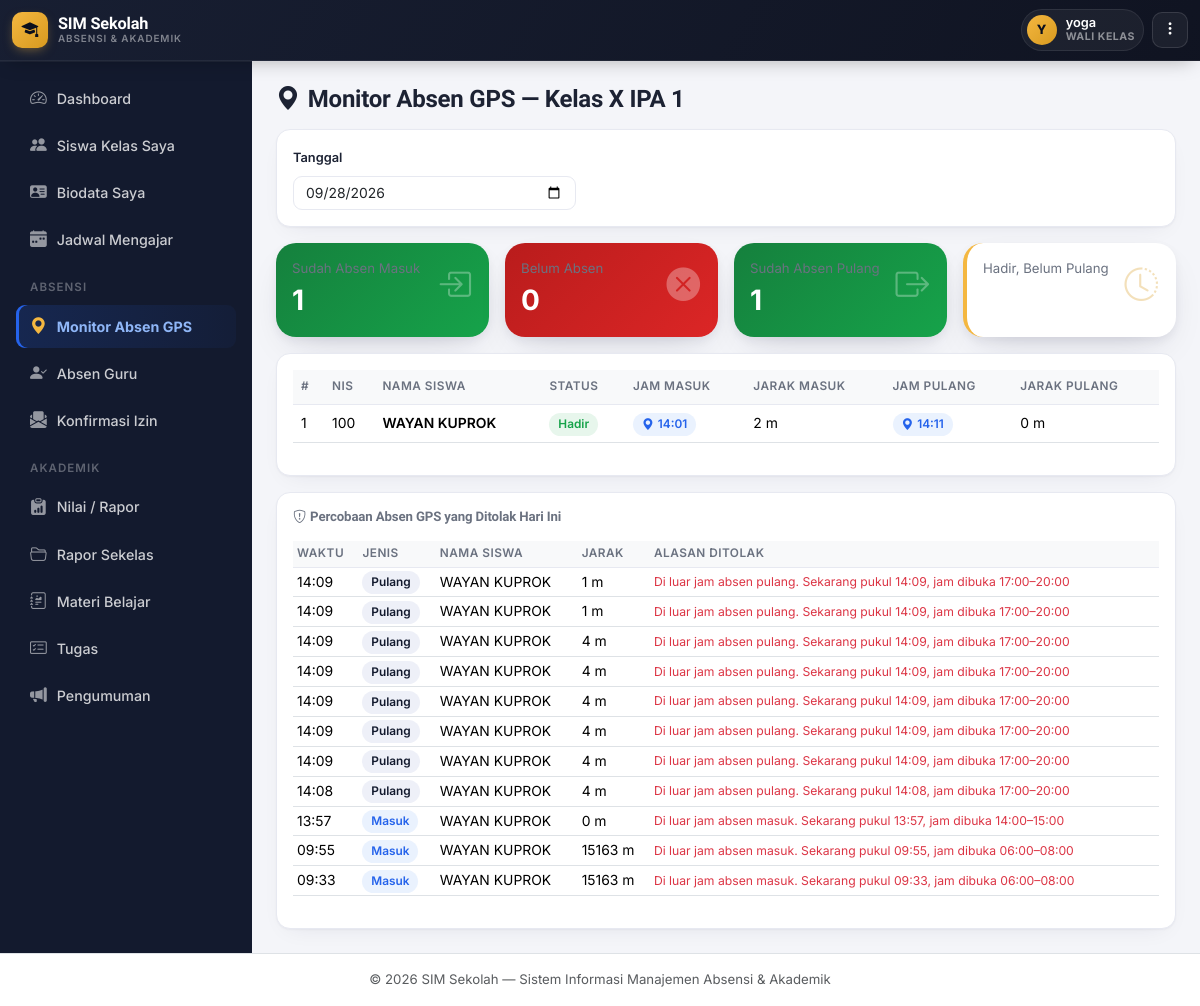
Page /absensi/monitor.php?tanggal=2026-09-28 (signed in) on the committed database.
### tables this page shows
CREATE TABLE `kelas` (
  `id` int NOT NULL,
  `nama_kelas` varchar(50) NOT NULL,
  `tingkat` varchar(10) NOT NULL,
  `jurusan` varchar(50) DEFAULT NULL,
  `wali_kelas` varchar(100) DEFAULT NULL,
  `wali_kelas_user_id` int DEFAULT NULL,
  `tahun_ajaran` varchar(20) NOT NULL,
  `created_at` timestamp NULL DEFAULT CURRENT_TIMESTAMP
);

CREATE TABLE `siswa` (
  `id` int NOT NULL,
  `nis` varchar(20) NOT NULL,
  `nisn` varchar(20) DEFAULT NULL,
  `nama_lengkap` varchar(100) NOT NULL,
  `jenis_kelamin` enum('L','P') NOT NULL,
  `tempat_lahir` varchar(50) DEFAULT NULL,
  `tanggal_lahir` date DEFAULT NULL,
  `agama` varchar(30) DEFAULT NULL,
  `alamat` text,
  `no_hp` varchar(20) DEFAULT NULL,
  `email` varchar(100) DEFAULT NULL,
  `nama_ayah` varchar(100) DEFAULT NULL,
  `nama_ibu` varchar(100) DEFAULT NULL,
  `no_hp_ortu` varchar(20) DEFAULT NULL,
  `pekerjaan_ortu` varchar(50) DEFAULT NULL,
  `foto` varchar(255) DEFAULT NULL,
  `kelas_id` int DEFAULT NULL,
  `status` enum('Aktif','Pindah','Lulus','Keluar') DEFAULT 'Aktif',
  `tanggal_masuk` date DEFAULT NULL,
  `created_at` timestamp NULL DEFAULT CURRENT_TIMESTAMP
);

CREATE TABLE `absensi` (
  `id` int NOT NULL,
  `siswa_id` int NOT NULL,
  `kelas_id` int NOT NULL,
  `tanggal` date NOT NULL,
  `status` enum('Hadir','Izin','Sakit','Alpa') NOT NULL DEFAULT 'Hadir',
  `jam_pulang` time DEFAULT NULL,
  `latitude_pulang` decimal(10,7) DEFAULT NULL,
  `longitude_pulang` decimal(10,7) DEFAULT NULL,
  `keterangan` varchar(255) DEFAULT NULL,
  `input_oleh` varchar(100) DEFAULT NULL,
  `created_at` timestamp NULL DEFAULT CURRENT_TIMESTAMP,
  `jarak_pulang_meter` decimal(10,2) DEFAULT NULL
);

CREATE TABLE `absensi_gps` (
  `id` int NOT NULL,
  `siswa_id` int NOT NULL,
  `kelas_id` int NOT NULL,
  `tanggal` date NOT NULL,
  `waktu` time NOT NULL,
  `tipe` enum('Masuk','Pulang') NOT NULL DEFAULT 'Masuk',
  `latitude` decimal(10,7) NOT NULL,
  `longitude` decimal(10,7) NOT NULL,
  `jarak_meter` decimal(10,2) NOT NULL,
  `akurasi_meter` decimal(10,2) DEFAULT NULL,
  `status` enum('Berhasil','Ditolak') NOT NULL,
  `alasan_ditolak` varchar(150) DEFAULT NULL,
  `created_at` timestamp NULL DEFAULT CURRENT_TIMESTAMP
);

### includes/auth.php (called while the page is built, shortened)
<?php
require_once __DIR__ . '/../config/database.php';
require_once __DIR__ . '/functions.php';
function currentUser() {
    return [
        'id'       => $_SESSION['user_id'] ?? null,
        'nama'     => $_SESSION['user_nama'] ?? '',
        'role'     => $_SESSION['user_role'] ?? '',
        'siswa_id' => $_SESSION['user_siswa_id'] ?? null,
    ];
}

### includes/libur.php (called while the page is built, shortened)
<?php
function cekHariLibur($pdo, $tanggal) {
    $timestamp = strtotime($tanggal);
    $hariAngka = (int)date('N', $timestamp);
    $stmt = $pdo->prepare("SELECT keterangan, jenis FROM hari_libur WHERE tanggal = ?");
    $stmt->execute([$tanggal]);
    $row = $stmt->fetch();
    return ['libur' => false, 'keterangan' => null, 'jenis' => null];
}

### absensi/monitor.php (the view, shortened to what this page needs)
<?php
require_once __DIR__ . '/../includes/auth.php';
require_once __DIR__ . '/../includes/libur.php';
$user = currentUser();
$kelasSaya = null;
if ($user['role'] === 'wali_kelas') {
    $kelasSaya = kelasWaliSaya($pdo, $user['id']);
}
$kelasList = $pdo->query("SELECT * FROM kelas ORDER BY tingkat, nama_kelas")->fetchAll();
$kelas_id = $kelasSaya ? $kelasSaya['id'] : ($_GET['kelas_id'] ?? ($kelasList[0]['id'] ?? ''));
$tanggal  = $_GET['tanggal'] ?? date('Y-m-d');
$dataSiswa = [];
if ($kelas_id) {
    $stmt = $pdo->prepare("
        SELECT s.id, s.nis, s.nama_lengkap,
               a.status, a.keterangan, a.jam_pulang, a.jarak_pulang_meter,
               gm.waktu AS jam_masuk, gm.jarak_meter AS jarak_masuk
        FROM siswa s
        LEFT JOIN absensi a ON a.siswa_id = s.id AND a.tanggal = ?
        LEFT JOIN absensi_gps gm ON gm.siswa_id = s.id AND gm.tanggal = ? AND gm.tipe = 'Masuk' AND gm.status = 'Berhasil'
        WHERE s.kelas_id = ? AND s.status = 'Aktif'
        ORDER BY s.nama_lengkap
    ");
    $stmt->execute([$tanggal, $tanggal, $kelas_id]);
    $dataSiswa = $stmt->fetchAll();
}
$totalSiswa      = count($dataSiswa);
$totalHadir      = count(array_filter($dataSiswa, fn($s) => $s['status'] === 'Hadir'));
$totalBelumAbsen = $totalSiswa - $totalHadir;
$totalSudahPulang = count(array_filter($dataSiswa, fn($s) => !empty($s['jam_pulang'])));
$totalBelumPulang = $totalHadir - $totalSudahPulang;
$infoLibur = cekHariLibur($pdo, $tanggal);
$logDitolak = [];
if ($kelas_id) {
    $stmt = $pdo->prepare("
        SELECT g.*, s.nama_lengkap FROM absensi_gps g
        JOIN siswa s ON s.id = g.siswa_id
        WHERE g.kelas_id = ? AND g.tanggal = ? AND g.status = 'Ditolak'
        ORDER BY g.created_at DESC LIMIT 15
    ");
    $stmt->execute([$kelas_id, $tanggal]);
    $logDitolak = $stmt->fetchAll();
}
include __DIR__ . '/../includes/header.php';
?>
<div class="d-flex justify-content-between align-items-center mb-3 flex-wrap gap-2">
  <h4 class="fw-bold mb-0"><i class="bi bi-geo-alt-fill me-2"></i>Monitor Absen GPS<?= $kelasSaya ? ' — Kelas ' . clean($kelasSaya['nama_kelas']) : '' ?></h4>
</div>
<div class="card p-3 mb-3">
  <form method="GET" class="row g-2">
    <div class="col-md-4">
      <label class="form-label small">Tanggal</label>
      <input type="date" name="tanggal" class="form-control" value="<?= clean($tanggal) ?>" onchange="this.form.submit()">
    </div>
  </form>
</div>
<div class="row g-3 mb-3">
  <div class="col-6 col-md-3">
    <div class="card stat-card v-good p-3">
      <i class="bi bi-box-arrow-in-right"></i>
      <div class="small">Sudah Absen Masuk</div>
      <div class="fs-3 fw-bold"><?= $totalHadir ?></div>
    </div>
  </div>
  <div class="col-6 col-md-3">
    <div class="card stat-card <?= $infoLibur['libur'] ? '' : 'v-bad' ?> p-3">
      <i class="bi bi-x-circle-fill"></i>
      <div class="small">Belum Absen<?= $infoLibur['libur'] ? ' (Libur)' : '' ?></div>
      <div class="fs-3 fw-bold"><?= $totalBelumAbsen ?></div>
    </div>
  </div>
  <div class="col-6 col-md-3">
    <div class="card stat-card v-good p-3">
      <i class="bi bi-box-arrow-right"></i>
      <div class="small">Sudah Absen Pulang</div>
      <div class="fs-3 fw-bold"><?= $totalSudahPulang ?></div>
    </div>
  </div>
  <div class="col-6 col-md-3">
    <div class="card stat-card p-3" style="border-left:4px solid #F4B740;">
      <i class="bi bi-clock-history" style="color:#D89A1F;"></i>
      <div class="small">Hadir, Belum Pulang</div>
      <div class="fs-3 fw-bold"><?= $totalBelumPulang ?></div>
    </div>
  </div>
</div>
<div class="card p-3 mb-3">
  <div class="table-responsive">
    <table class="table table-hover align-middle">
      <thead class="table-light">
        <tr>
          <th>#</th><th>NIS</th><th>Nama Siswa</th><th>Status</th>
          <th>Jam Masuk</th><th>Jarak Masuk</th>
          <th>Jam Pulang</th><th>Jarak Pulang</th>
        </tr>
      </thead>
      <tbody>
        <?php foreach ($dataSiswa as $i => $s): ?>
        <tr>
          <td><?= $i + 1 ?></td>
          <td><?= clean($s['nis']) ?></td>
          <td class="fw-semibold"><?= clean($s['nama_lengkap']) ?></td>
          <td><?= $s['status'] ? badgeStatusAbsen($s['status']) : "<span class='badge-soft bad'>Belum Absen</span>" ?></td>
          <td>
            <?php if ($s['jam_masuk']): ?>
              <span class="badge-soft gps"><i class="bi bi-geo-alt-fill me-1"></i><?= substr($s['jam_masuk'],0,5) ?></span>
            <?php elseif ($s['status']): ?>
              <span class="badge-soft brand">Manual</span>
            <?php else: ?>
              -
            <?php endif; ?>
          </td>
          <td><?= $s['jarak_masuk'] !== null ? round($s['jarak_masuk']) . ' m' : '-' ?></td>
          <td>
            <?php if ($s['jam_pulang']): ?>
              <span class="badge-soft gps"><i class="bi bi-geo-alt-fill me-1"></i><?= substr($s['jam_pulang'],0,5) ?></span>
            <?php elseif ($s['status'] === 'Hadir'): ?>
              <span class="badge-soft warn">Belum Pulang</span>
            <?php else: ?>
              -
            <?php endif; ?>
          </td>
          <td><?= $s['jarak_pulang_meter'] !== null ? round($s['jarak_pulang_meter']) . ' m' : '-' ?></td>
        </tr>
        <?php endforeach; ?>
      </tbody>
    </table>
  </div>
</div>
<?php if (!empty($logDitolak)): ?>
<div class="card p-3">
  <h6 class="fw-bold small mb-3"><i class="bi bi-shield-exclamation me-1"></i>Percobaan Absen GPS yang Ditolak Hari Ini</h6>
  <div class="table-responsive">
    <table class="table table-sm">
      <thead class="table-light"><tr><th>Waktu</th><th>Jenis</th><th>Nama Siswa</th><th>Jarak</th><th>Alasan Ditolak</th></tr></thead>
      <tbody>
        <?php foreach ($logDitolak as $l): ?>
        <tr>
          <td><?= substr($l['waktu'],0,5) ?></td>
          <td><span class="badge-soft <?= $l['tipe'] === 'Pulang' ? 'brand' : 'info' ?>"><?= clean($l['tipe']) ?></span></td>
          <td><?= clean($l['nama_lengkap']) ?></td>
          <td><?= round($l['jarak_meter']) ?> m</td>
          <td class="text-danger small"><?= clean($l['alasan_ditolak']) ?></td>
        </tr>
        <?php endforeach; ?>
      </tbody>
    </table>
  </div>
</div>
<?php endif; ?>
<?php include __DIR__ . '/../includes/footer.php'; ?>

### includes/functions.php (shortened to what this page needs)
<?php
function clean($str) {
    return htmlspecialchars(trim($str ?? ''), ENT_QUOTES, 'UTF-8');
}
function badgeStatusAbsen($status) {
    $map = [
        'Hadir' => 'good',
        'Izin'  => 'warn',
        'Sakit' => 'info',
        'Alpa'  => 'bad',
    ];
    $color = $map[$status] ?? 'brand';
    return "<span class='badge-soft {$color}'>{$status}</span>";
}
function kelasWaliSaya($pdo, $userId) {
    $stmt = $pdo->prepare("SELECT id, nama_kelas FROM kelas WHERE wali_kelas_user_id = ? LIMIT 1");
    $stmt->execute([$userId]);
    return $stmt->fetch();
}

### assets/css/style.css (style rules this page uses)
:root { --ink: #14173A; --ink-soft: #565B82; --bg: #F1F3FA; --surface: #FFFFFF; --line: #E4E7F2; --brand: #4338CA; --brand-2: #6D28D9; --brand-soft: #EEECFD; --gps: #0D9488; --gps-2: #0EA5A4; --gps-soft: #E1F5F3; --good: #16A34A; --good-soft: #E7F7ED; --warn: #D97706; --warn-soft: #FEF3E1; --bad: #DC2626; --bad-soft: #FCE8E7; --info: #2563EB; --info-soft: #E8EEFD; --radius-lg: 20px; --radius-md: 14px; --radius-sm: 9px; --shadow-1: 0 1px 2px rgba(20,23,58,.04), 0 8px 24px -12px rgba(20,23,58,.10); --shadow-2: 0 4px 10px rgba(20,23,58,.06), 0 16px 40px -16px rgba(20,23,58,.18); }
* { box-sizing: border-box; }
body { background: var(--bg); color: var(--ink); font-family: 'Inter', system-ui, sans-serif; font-size: .945rem; -webkit-font-smoothing: antialiased; }
h1, h2, h3, h4, h5, h6, .font-display { font-family: 'Sora', 'Inter', sans-serif; letter-spacing: -0.01em; color: var(--ink); }
small, .small { color: var(--ink-soft); }
.card { border: 1px solid var(--line); border-radius: var(--radius-md); box-shadow: var(--shadow-1); }
.stat-card { border: none; border-radius: var(--radius-lg); color: #fff; overflow: hidden; position: relative; box-shadow: var(--shadow-2); }
.stat-card .bi { font-size: 2.1rem; opacity: .3; position: absolute; right: 18px; top: 16px; }
.stat-card.v-good { background: linear-gradient(135deg, #15803D, var(--good)); }
.stat-card.v-bad { background: linear-gradient(135deg, #B91C1C, var(--bad)); }
.badge-soft { border-radius: 999px; font-weight: 600; font-size: .74rem; padding: .38em .75em; }
.badge-soft.good { background: var(--good-soft); color: var(--good); }
.badge-soft.info { background: var(--info-soft); color: var(--info); }
.badge-soft.gps { background: var(--gps-soft); color: var(--gps); }
.badge-soft.brand { background: var(--brand-soft);color: var(--brand); }
.table { font-size: .87rem; }
.table thead th { font-size: .74rem; text-transform: uppercase; letter-spacing: .04em; color: var(--ink-soft); border-bottom: 1px solid var(--line); font-weight: 600; }
.table td, .table th { vertical-align: middle; }
.form-control, .form-select { border-radius: var(--radius-sm); border-color: var(--line); font-size: .89rem; }
.form-label { font-size: .82rem; font-weight: 600; color: var(--ink); }

### includes/theme_gov.php (style rules this page uses)
:root { --navy:#131A2E; --navy-2:#0B0F1D; --navy-3:#1C2540; --gold:#F4B740; --gold-soft:#FDF3DD; --bg:#F4F5F9; --surface:#FFFFFF; --line:#E7E9F1; --ink:#1C2233; --ink-soft:#6B7280; --brand:#131A2E; --brand-2:#0B0F1D; --brand-soft:#EEF0F8; --gps:#2563EB; --gps-soft:#EAF2FE; --good:#16A34A; --good-soft:#E7F6EC; --warn:#EA7A1B; --warn-soft:#FDEEE0; --bad:#DC2626; --bad-soft:#FCEAEA; --info:#2563EB; --info-soft:#EAF2FE; --r-lg:16px; --r-md:12px; --r-sm:9px; --sh-sm:0 1px 2px rgba(19,26,46,.04), 0 1px 3px rgba(19,26,46,.06); --sh-md:0 4px 10px -2px rgba(19,26,46,.08), 0 8px 24px -8px rgba(19,26,46,.10); --sh-lg:0 12px 28px -6px rgba(19,26,46,.16), 0 4px 10px -4px rgba(19,26,46,.10); --ease:cubic-bezier(.4,0,.2,1); }
* { scrollbar-width:thin; scrollbar-color:#C7CBDA transparent; }
body { background:var(--bg); color:var(--ink); font-family:'Inter',system-ui,sans-serif; }
.form-control, .form-select { border-radius:var(--r-sm); border-color:var(--line); font-size:.87rem; transition:border-color .15s, box-shadow .15s; }
.form-label { font-size:.8rem; font-weight:600; color:var(--ink); }

### rows in the picture
kelas: nama_kelas "X IPA 1"
siswa: absensi.status "1", absensi.status "0", absensi.jam_pulang "1", nis "100", nama_lengkap "WAYAN KUPROK", absensi.status "Hadir", absensi_gps.waktu "14:01", absensi_gps.jarak_meter "2", absensi.jam_pulang "14:11", absensi.jarak_pulang_meter "0"
absensi_gps: waktu "14:09", tipe "Pulang", siswa.nama_lengkap "WAYAN KUPROK", jarak_meter "1", alasan_ditolak "Di luar jam absen pulang. Sekarang pukul 14:09, jam dibuka 17:00–20:00"
absensi_gps: waktu "14:09", tipe "Pulang", siswa.nama_lengkap "WAYAN KUPROK", jarak_meter "1", alasan_ditolak "Di luar jam absen pulang. Sekarang pukul 14:09, jam dibuka 17:00–20:00"
absensi_gps: waktu "14:09", tipe "Pulang", siswa.nama_lengkap "WAYAN KUPROK", jarak_meter "4", alasan_ditolak "Di luar jam absen pulang. Sekarang pukul 14:09, jam dibuka 17:00–20:00"
absensi_gps: waktu "14:09", tipe "Pulang", siswa.nama_lengkap "WAYAN KUPROK", jarak_meter "4", alasan_ditolak "Di luar jam absen pulang. Sekarang pukul 14:09, jam dibuka 17:00–20:00"
absensi_gps: waktu "14:09", tipe "Pulang", siswa.nama_lengkap "WAYAN KUPROK", jarak_meter "4", alasan_ditolak "Di luar jam absen pulang. Sekarang pukul 14:09, jam dibuka 17:00–20:00"
absensi_gps: waktu "14:09", tipe "Pulang", siswa.nama_lengkap "WAYAN KUPROK", jarak_meter "4", alasan_ditolak "Di luar jam absen pulang. Sekarang pukul 14:09, jam dibuka 17:00–20:00"
absensi_gps: waktu "14:09", tipe "Pulang", siswa.nama_lengkap "WAYAN KUPROK", jarak_meter "4", alasan_ditolak "Di luar jam absen pulang. Sekarang pukul 14:09, jam dibuka 17:00–20:00"
absensi_gps: waktu "14:08", tipe "Pulang", siswa.nama_lengkap "WAYAN KUPROK", jarak_meter "4", alasan_ditolak "Di luar jam absen pulang. Sekarang pukul 14:08, jam dibuka 17:00–20:00"
absensi_gps: waktu "13:57", tipe "Masuk", siswa.nama_lengkap "WAYAN KUPROK", jarak_meter "0", alasan_ditolak "Di luar jam absen masuk. Sekarang pukul 13:57, jam dibuka 14:00–15:00"
absensi_gps: waktu "09:55", tipe "Masuk", siswa.nama_lengkap "WAYAN KUPROK", jarak_meter "15163", alasan_ditolak "Di luar jam absen masuk. Sekarang pukul 09:55, jam dibuka 06:00–08:00"
absensi_gps: waktu "09:33", tipe "Masuk", siswa.nama_lengkap "WAYAN KUPROK", jarak_meter "15163", alasan_ditolak "Di luar jam absen masuk. Sekarang pukul 09:33, jam dibuka 06:00–08:00"

### other values in the picture
$inisial "Y"
$namaNow "yoga"
$roleLabel "WALI KELAS"
$labelMenuIzin "Konfirmasi Izin"
